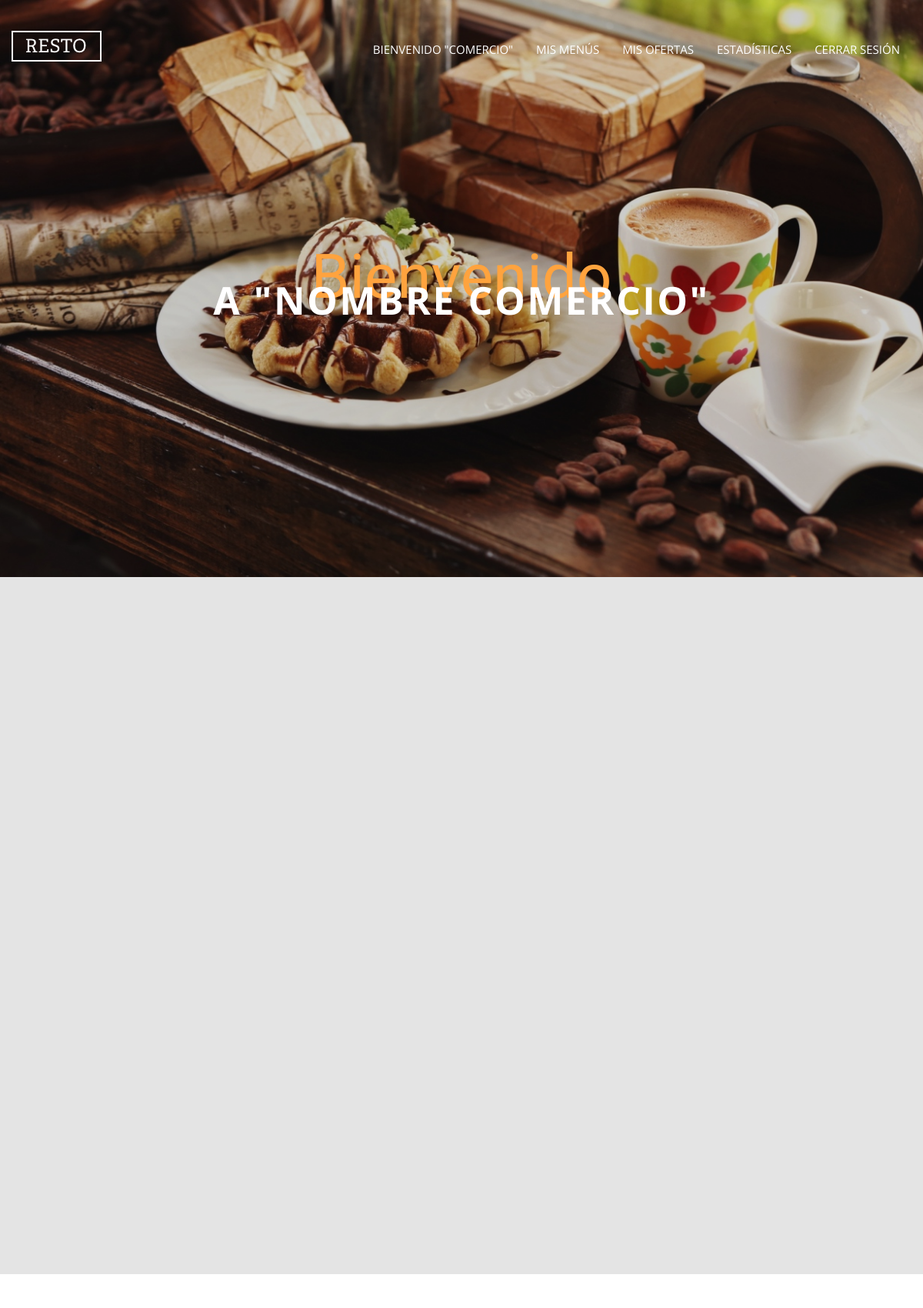
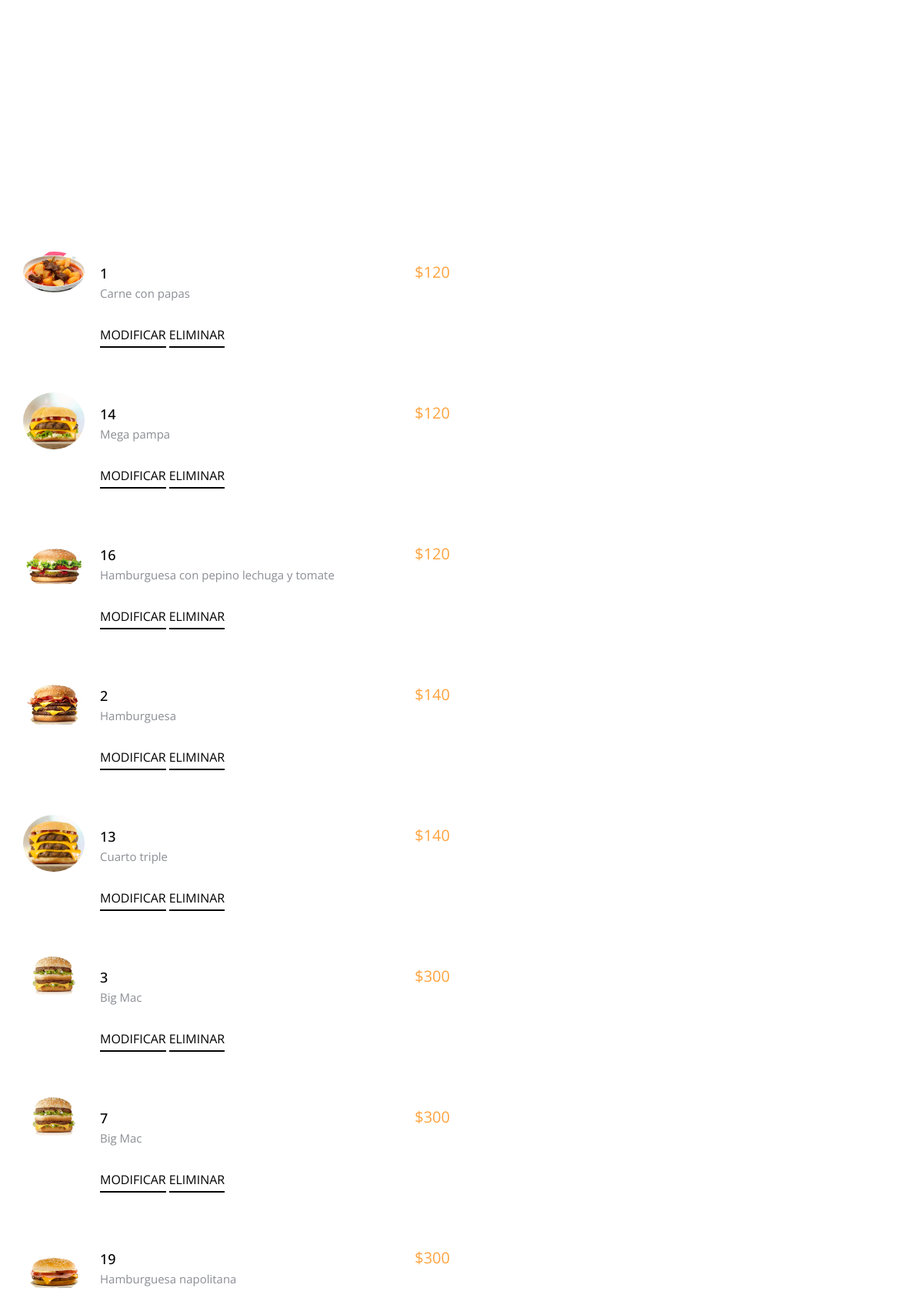
The page /resto/comercioHome2.php (upper part) on the database its author committed (2 pictures, top to bottom).
### tables this page shows
CREATE TABLE IF NOT EXISTS `Menu` (
  `idMenu` INT NOT NULL AUTO_INCREMENT,
  `foto` VARCHAR(200) NULL,
  `ofertado` tinyint(1) NULL,
  `descripcion` VARCHAR(45) NULL,
  `Precio_idPrecio` INT NOT NULL,
  `Precio_idPrecioAnterior` INT NULL,
  `idPuntoDeVenta` INT NOT NULL,
  PRIMARY KEY (`idMenu`),
  CONSTRAINT `fk_Menu_Precio1`
    FOREIGN KEY (`Precio_idPrecio`)
    REFERENCES `Precio` (`idPrecio`)
    ON DELETE NO ACTION
    ON UPDATE NO ACTION,
    CONSTRAINT `fk_Menu_Precio2`
    FOREIGN KEY (`Precio_idPrecioAnterior`)
    REFERENCES `Precio` (`idPrecio`)
    ON DELETE NO ACTION
    ON UPDATE NO ACTION,
    CONSTRAINT `fk_Menu_PuntoDeVenta`
    FOREIGN KEY (`idPuntoDeVenta`)
    REFERENCES `puntodeventa` (`idPuntoDeVenta`)
    ON DELETE NO ACTION
    ON UPDATE NO ACTION);

CREATE TABLE IF NOT EXISTS `Precio` (
  `idPrecio` INT NOT NULL AUTO_INCREMENT,
  `monto` DOUBLE NULL,
  `porcDesc` INT NULL,
  PRIMARY KEY (`idPrecio`));

### resto/comercioHome2.php (the view, shortened to what this page needs)
<!DOCTYPE html>
<html lang="en">
  <head>
    <link rel="stylesheet" href="css/styles-merged.css">
    <link rel="stylesheet" href="css/style.min.css">
  </head>
  <body>
    <nav class="navbar navbar-default navbar-fixed-top probootstrap-navbar">
      <div class="container">
        <div class="navbar-header">
          <a class="navbar-brand" href="index.html" title="uiCookies:FineOak">FineOak</a>
        </div>
        <div id="navbar-collapse" class="navbar-collapse collapse">
          <ul class="nav navbar-nav navbar-right">
            <li class="active"><a href="#" data-nav-section="welcome">Bienvenido "Comercio"</a></li>
            <li><a href="#" data-nav-section="specialties">Mis menús</a></li>
            <li><a href="#" data-nav-section="menu">Mis ofertas</a></li>
            <li><a href="#" data-nav-section="events">Estadísticas</a></li>
            <li><a href="#" data-nav-section="contact">Cerrar Sesión</a></li>
          </ul>
        </div>
      </div>
    </nav>
    <section class="flexslider" data-section="welcome">
      <ul class="slides">
        <li style="background-image: url(../application/resources/img/sfadfds.jpg)" class="overlay" data-stellar-background-ratio="0.5">
          <div class="container">
            <div class="row">
              <div class="col-md-8 col-md-offset-2">
                <div class="probootstrap-slider-text text-center probootstrap-animate probootstrap-heading">
                  <h1 class="primary-heading">Bienvenido</h1>
                  <h3 class="secondary-heading">a "Nombre Comercio"</h3>
                </div>
              </div>
            </div>
          </div>
        </li>
      </ul>
    </section>
    <section class="probootstrap-section">
    <div class="container">
        <div class="row">
        </div>
      </div>
      <div class="container">
        <div class="row">
        </div>
      </div>
    </section>
<section class="probootstrap-section probootstrap-bg-white">
<div class="container">
        <div class="row">
        </div>
      </div>
      <div class="container">
        <div class="row">
          <div class="col-md-6">
            <ul class="menus">
             <?php
                        $conn = mysqli_connect("localhost","root","","tpweb2db");
                        $sql = "select * from menu m inner join precio p on p.idPrecio = m.Precio_idPrecio";
                        $result = mysqli_query($conn,$sql);
                        while($menues = mysqli_fetch_assoc($result)) {
                        ?>
              <li>
              <?php echo '<figure class="image"> <img src="/application/resources/upload/'.$menues['foto'].'" width="100px";/> </figure>'; ?>
                <div class="text">
                  <span class="price"> $<?php echo "$menues[monto]"; ?> </span>
                  <h3> <?php echo "$menues[idMenu]"; ?> </h3>
                  <p> <?php echo "$menues[descripcion]"; ?> </p>
                <a href="#" class="probootstrap-custom-link">Modificar</a>
                <a href="#" class="probootstrap-custom-link">Eliminar</a>
                </div> <br> <br>
             </li>
              <?php } ?>
              </ul>
          </div>
        </div>
      </div>
    </section>
  </body>
  </html>

### rows shown on the page
menu: foto (picture), Precio_idPrecio.monto "120", idMenu "1", descripcion "Carne con papas"
menu: foto (picture), Precio_idPrecio.monto "120", idMenu "14", descripcion "Mega pampa"
menu: foto (picture), Precio_idPrecio.monto "120", idMenu "16", descripcion "Hamburguesa con pepino lechuga y tomate"
menu: foto (picture), Precio_idPrecio.monto "140", idMenu "2", descripcion "Hamburguesa"
menu: foto (picture), Precio_idPrecio.monto "140", idMenu "13", descripcion "Cuarto triple"
menu: foto (picture), Precio_idPrecio.monto "300", idMenu "3", descripcion "Big Mac"
menu: foto (picture), Precio_idPrecio.monto "300", idMenu "7", descripcion "Big Mac"
menu: foto (picture), Precio_idPrecio.monto "300", idMenu "19", descripcion "Hamburguesa napolitana"
